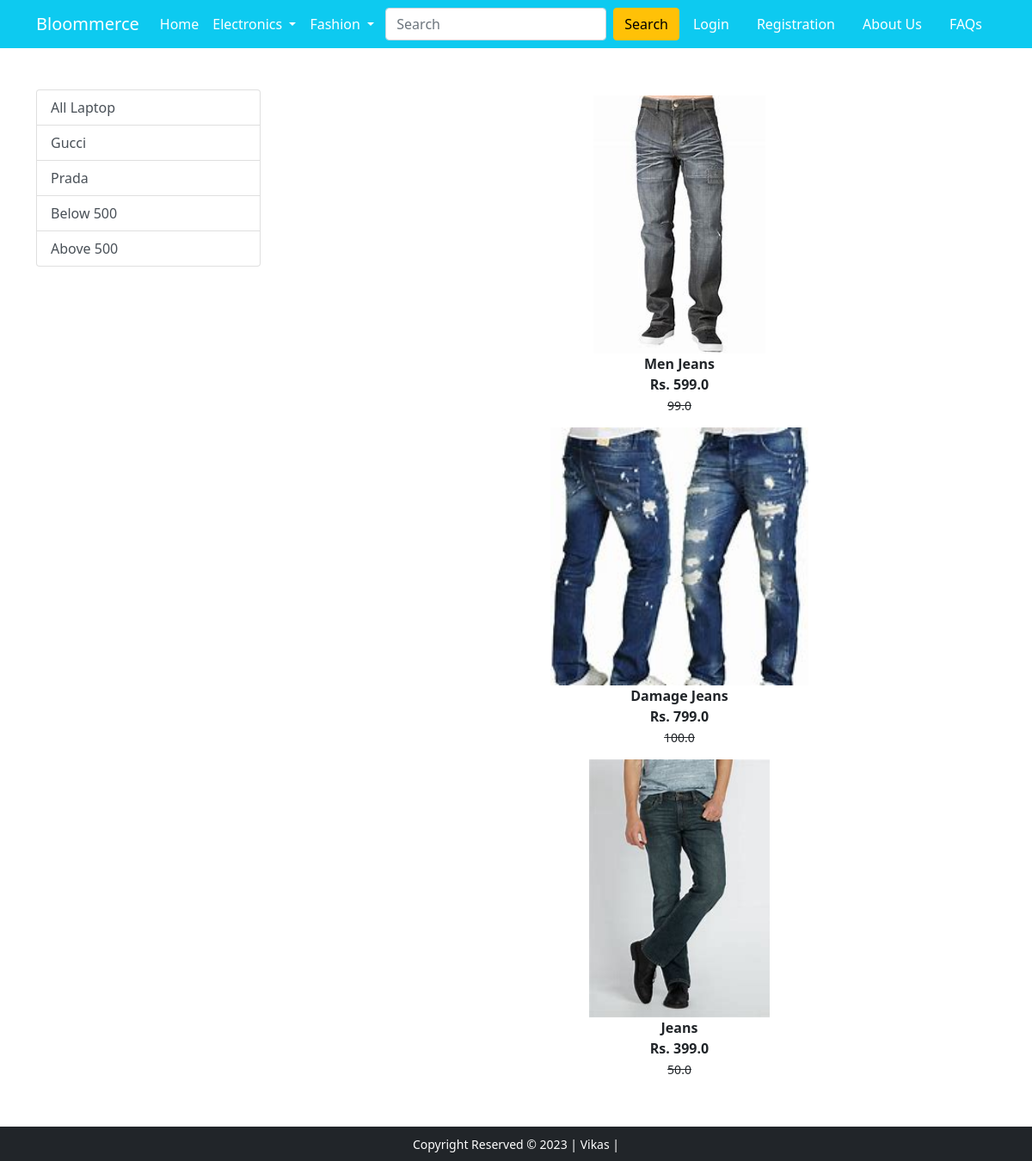
The app's page /bottomwear/ with its own data.
### app/models.py (models this page shows, shortened)
class Product(models.Model):
    user = models.ForeignKey(User, on_delete=models.CASCADE, null=True)
    title = models.CharField(max_length=100)
    price = models.FloatField()
    discount_price = models.FloatField()
    description = models.TextField()
    brand = models.CharField(max_length=100)
    category = models.CharField(choices=CATEGORY_CHOICES, max_length=30)
    product_image = models.ImageField(upload_to='productimg')

### app/views.py (the view)
# urls.py: path('bottomwear/', views.BottomwearView.as_view(), name='bottomwear'),
class BottomwearView(View):
    @method_decorator(cache_page(CACHE_TTL))
    def get(self, request, data=None):
        if data == None:
            bottomwears = Product.objects.filter(category='BW')
        elif data == 'Gucci':
            bottomwears = Product.objects.filter(category='BW').filter(brand=data)
        elif data == 'Prada':
            bottomwears = Product.objects.filter(category='BW').filter(brand=data)
        elif data == 'below':
            bottomwears = Product.objects.filter(category='BW').filter(price__lt=500)
        elif data == 'above':
            bottomwears = Product.objects.filter(category='BW').filter(price__gt=500)
        context = {
            'bottomwears':bottomwears
        }
        return render(request, 'app/bottomwear.html', context)

### app/templates/app/bottomwear.html (shortened to what this page needs)
{% extends 'app/base.html' %}
{% load static %}
{% block main-content %}
<div class="container my-5">
    <div class="row">
        <div class="col-sm-3">
            <div class="list-group">
                <a href="{% url 'bottomwear' %}" class="list-group-item list-group-item-action" aria-current="true">All
                    Laptop</a>
                <a href="{% url 'bottomweardata' 'Gucci' %}" class="list-group-item list-group-item-action"
                    aria-current="true">Gucci</a>
                <a href="{% url 'bottomweardata' 'Prada' %}" class="list-group-item list-group-item-action"
                    aria-current="true">Prada</a>
                <a href="{% url 'bottomweardata' 'below' %}" class="list-group-item list-group-item-action"
                    aria-current="true">Below 500</a>
                <a href="{% url 'bottomweardata' 'above' %}" class="list-group-item list-group-item-action"
                    aria-current="true">Above 500</a>
            </div>
        </div>
        <div class="col-sm-8 offset-sm-1">
            <div class="row">
                {% for bot in bottomwears %}
                <a href="{% url 'product-detail' bot.id %}" class="btn">
                    <div class="item">
                        <img src="{{bot.product_image.url}}" height="300" class="" alt="">
                        <div class="fw-bold">{{bot.title}}</div>
                        <div class="fw-bold">Rs. {{bot.price}}</div>
                        <small class="fw-light text-decoration-line-through">{{bot.discount_price}}</small>
                    </div>
                </a>
                {% endfor %}
            </div>
        </div>
    </div>
</div>
{% endblock main-content %}

### records on screen
Product: product_image (picture), title "Men Jeans", price "599.0", discount_price "99.0"
Product: product_image (picture), title "Damage Jeans", price "799.0", discount_price "100.0"
Product: product_image (picture), title "Jeans", price "399.0", discount_price "50.0"
